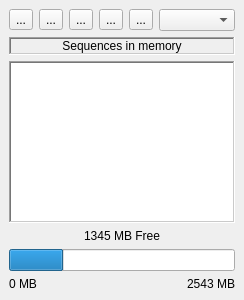
<?xml version="1.0" encoding="UTF-8"?>
<ui version="4.0">
 <class>MemoryManagementDockWidget</class>
 <widget class="QDockWidget" name="MemoryManagementDockWidget">
  <property name="geometry">
   <rect>
    <x>0</x>
    <y>0</y>
    <width>244</width>
    <height>300</height>
   </rect>
  </property>
  <property name="windowTitle">
   <string>Memory Management</string>
  </property>
  <widget class="QWidget" name="dockWidgetContents">
   <layout class="QVBoxLayout" name="verticalLayout">
    <item>
     <layout class="QHBoxLayout" name="horizontalLayout_2">
      <item>
       <widget class="QToolButton" name="toolButton_3">
        <property name="text">
         <string>...</string>
        </property>
        <property name="icon">
         <iconset resource="../Resources/qtui.qrc">
          <normaloff>:/images/bmpLoadSequ.bmp</normaloff>:/images/bmpLoadSequ.bmp</iconset>
        </property>
       </widget>
      </item>
      <item>
       <widget class="QToolButton" name="toolButton_2">
        <property name="text">
         <string>...</string>
        </property>
        <property name="icon">
         <iconset resource="../Resources/qtui.qrc">
          <normaloff>:/images/bmpSave.bmp</normaloff>:/images/bmpSave.bmp</iconset>
        </property>
       </widget>
      </item>
      <item>
       <widget class="QToolButton" name="toolButton_5">
        <property name="text">
         <string>...</string>
        </property>
        <property name="icon">
         <iconset resource="../Resources/qtui.qrc">
          <normaloff>:/images/trash.bmp</normaloff>:/images/trash.bmp</iconset>
        </property>
       </widget>
      </item>
      <item>
       <widget class="QToolButton" name="toolButton_4">
        <property name="text">
         <string>...</string>
        </property>
        <property name="icon">
         <iconset resource="../Resources/qtui.qrc">
          <normaloff>:/images/bmpReplay.bmp</normaloff>:/images/bmpReplay.bmp</iconset>
        </property>
       </widget>
      </item>
      <item>
       <widget class="QToolButton" name="toolButton">
        <property name="text">
         <string>...</string>
        </property>
        <property name="icon">
         <iconset resource="../Resources/qtui.qrc">
          <normaloff>:/images/bmpStopReplay.bmp</normaloff>:/images/bmpStopReplay.bmp</iconset>
        </property>
       </widget>
      </item>
      <item>
       <widget class="QComboBox" name="comboBox"/>
      </item>
     </layout>
    </item>
    <item>
     <widget class="QLabel" name="label">
      <property name="frameShape">
       <enum>QFrame::WinPanel</enum>
      </property>
      <property name="frameShadow">
       <enum>QFrame::Sunken</enum>
      </property>
      <property name="text">
       <string>Sequences in memory</string>
      </property>
      <property name="alignment">
       <set>Qt::AlignCenter</set>
      </property>
     </widget>
    </item>
    <item>
     <widget class="QTreeView" name="treeView">
      <property name="frameShape">
       <enum>QFrame::WinPanel</enum>
      </property>
     </widget>
    </item>
    <item>
     <widget class="QLabel" name="label_2">
      <property name="text">
       <string>1345 MB Free</string>
      </property>
      <property name="alignment">
       <set>Qt::AlignCenter</set>
      </property>
     </widget>
    </item>
    <item>
     <widget class="QProgressBar" name="progressBar">
      <property name="value">
       <number>24</number>
      </property>
      <property name="textVisible">
       <bool>false</bool>
      </property>
     </widget>
    </item>
    <item>
     <layout class="QHBoxLayout" name="horizontalLayout">
      <item>
       <widget class="QLabel" name="label_4">
        <property name="text">
         <string>0 MB</string>
        </property>
        <property name="alignment">
         <set>Qt::AlignLeading|Qt::AlignLeft|Qt::AlignVCenter</set>
        </property>
       </widget>
      </item>
      <item>
       <widget class="QLabel" name="label_3">
        <property name="text">
         <string>2543 MB</string>
        </property>
        <property name="alignment">
         <set>Qt::AlignRight|Qt::AlignTrailing|Qt::AlignVCenter</set>
        </property>
       </widget>
      </item>
     </layout>
    </item>
   </layout>
  </widget>
 </widget>
 <resources>
  <include location="../Resources/qtui.qrc"/>
 </resources>
 <connections/>
</ui>
